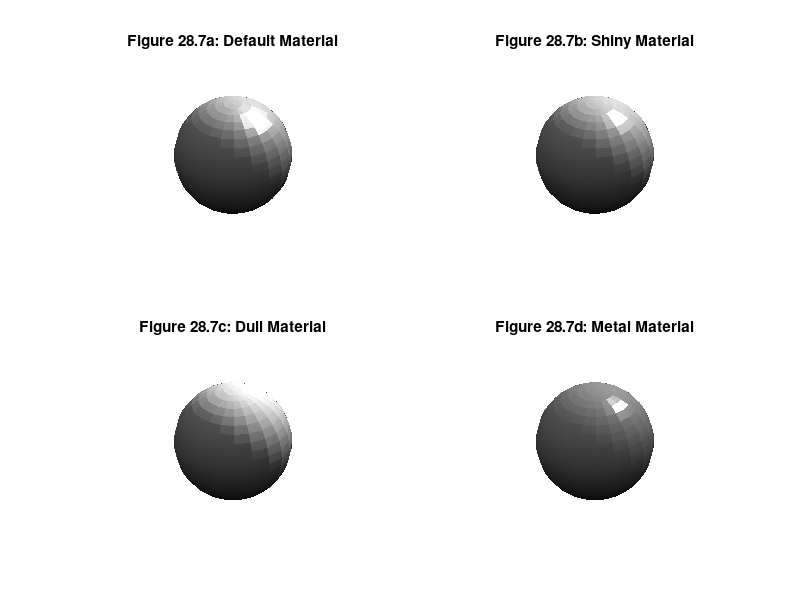

Recreate this plot in MATLAB.
subplot(2,2,1)
sphere
colormap(gray)
light
shading interp
axis square off
material default
title('Figure 28.7a: Default Material')

subplot(2,2,2)
sphere
light
shading interp
axis square off
material shiny
title('Figure 28.7b: Shiny Material')

subplot(2,2,3)
sphere
light
shading interp
axis square off
material dull
title('Figure 28.7c: Dull Material')

subplot(2,2,4)
sphere
light
shading interp
axis square off
material metal
title('Figure 28.7d: Metal Material')
